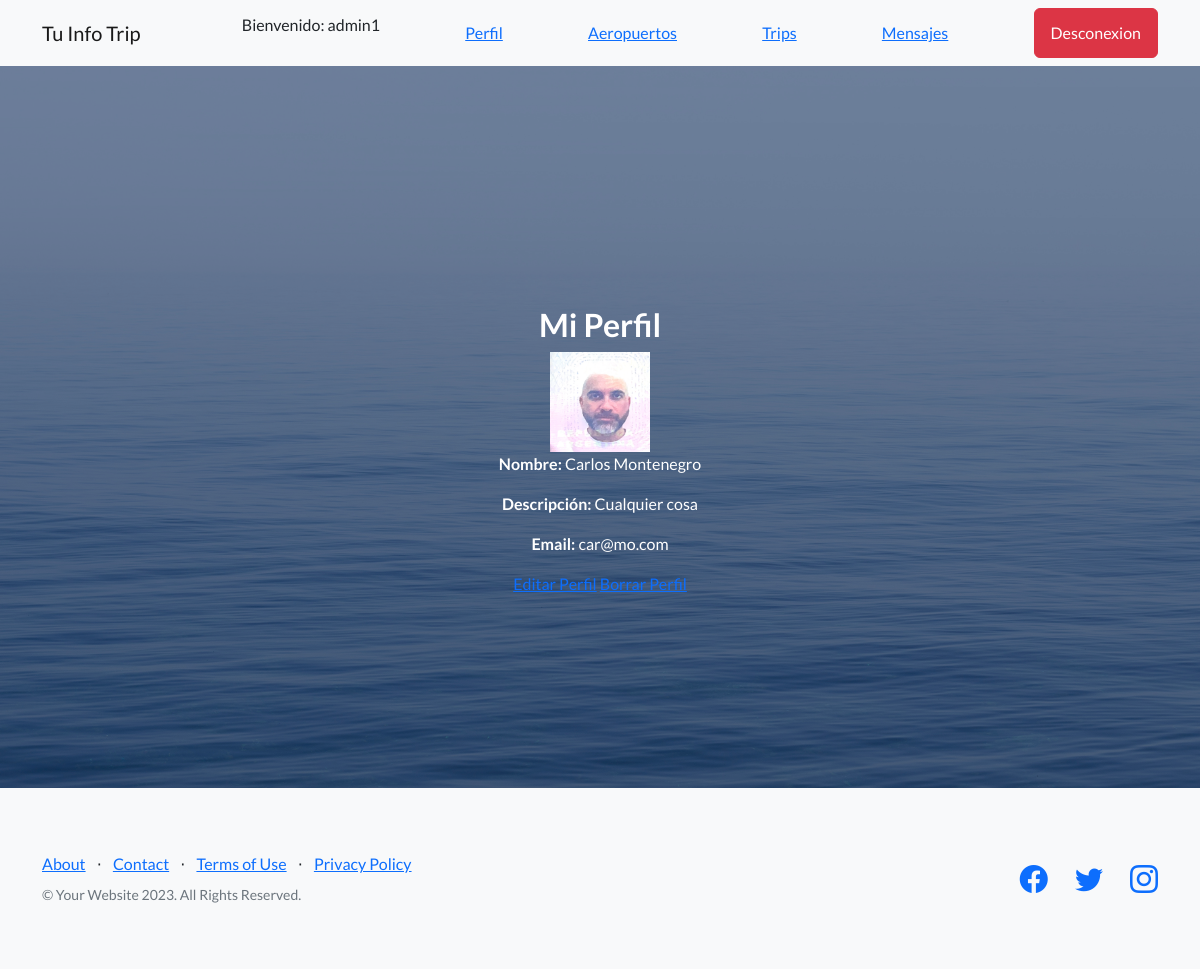
/AppPerfil/perfil/ (signed in), run on an earlier commit of the app's database.
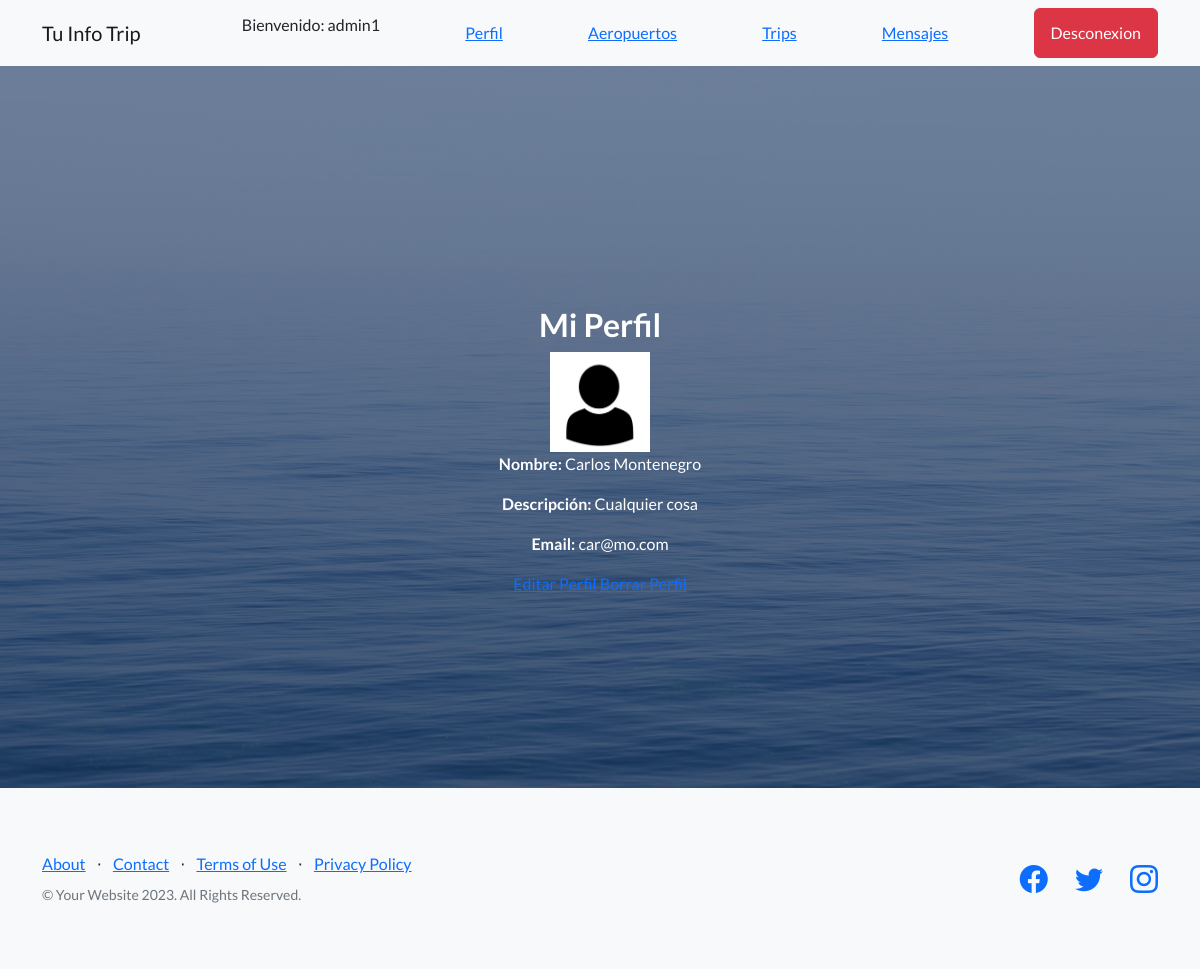
And on a later commit of the database.
### AppPerfil/models.py (models this page shows, shortened)
class Perfil(models.Model):
    usuario = models.OneToOneField(User, on_delete=models.CASCADE)
    nombre = models.CharField(max_length=100)
    descripcion = models.TextField()
    email = models.EmailField()
    contraseña = models.CharField(max_length=100)
    avatar = models.ImageField(upload_to='avatars/', blank=True, null=True)

### AppPerfil/views.py (the view)
# urls.py: path('perfil/', views.ver_perfil, name='ver_perfil'),
def ver_perfil(request):
    perfil, created = Perfil.objects.get_or_create(usuario=request.user)
    return render(request, 'AppPerfil/ver_perfil.html', {'perfil': perfil})

### AppPerfil/templates/AppPerfil/ver_perfil.html
{% extends "AppBlog/padre.html" %}
{% load static %}
{% block content %}
  <h2>Mi Perfil</h2>
  {% if perfil.avatar %}
    <img src="{{ perfil.avatar.url }}" alt="{{ perfil.nombre }} Avatar" width="100" height="100">
  {% endif %}
  <p><strong>Nombre:</strong> {{ perfil.nombre }}</p>
  <p><strong>Descripción:</strong> {{ perfil.descripcion }}</p>
  <p><strong>Email:</strong> {{ perfil.email }}</p>
  <a href="{% url 'editar_perfil' %}">Editar Perfil</a>
  <a href="{% url 'borrar_perfil' %}">Borrar Perfil</a>
{% endblock %}

What changed in the data, as far as the page shows it:
changed Perfil "Carlos Montenegro": avatar: a different picture
